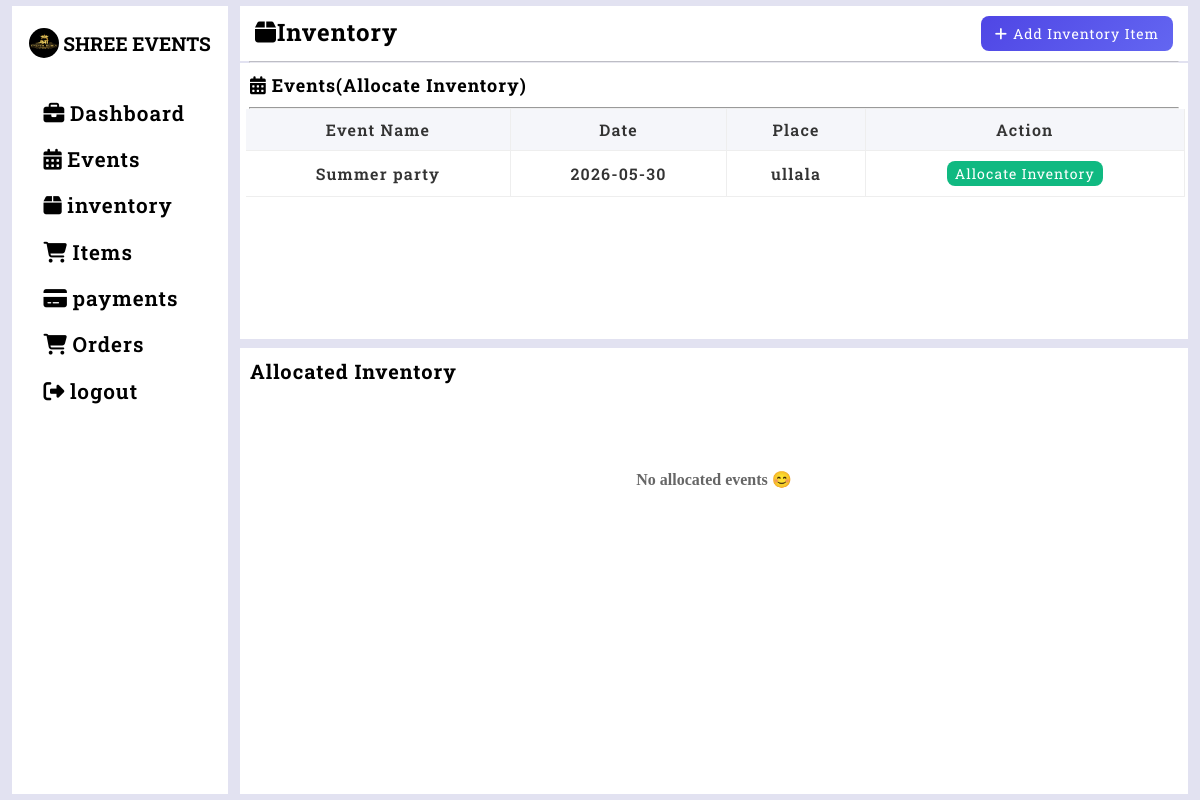
/inventory (signed in), run on an earlier commit of the app's database.
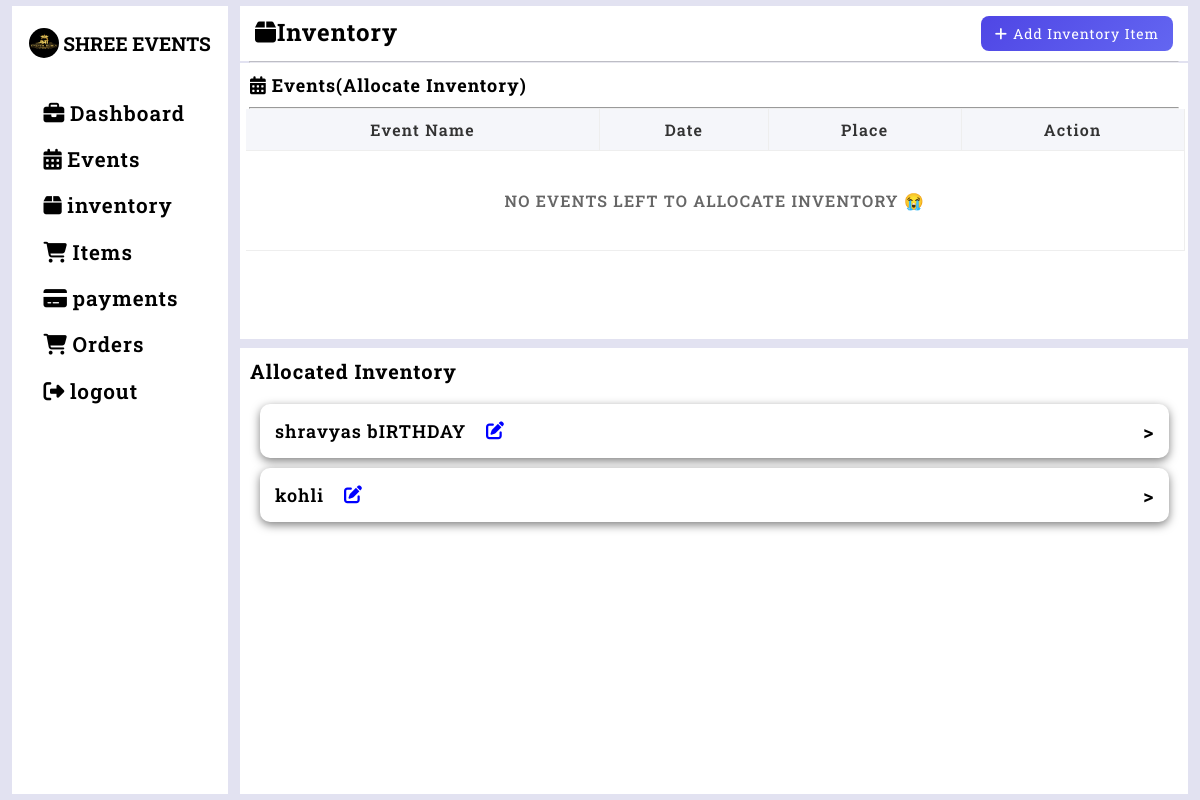
And on a later commit of the database.
### tables this page shows
CREATE TABLE events(event_id INTEGER PRIMARY KEY AUTOINCREMENT,
                event_name TEXT NOT NULL,
                event_date DATETIME NOT NULL,
                end_date DATETIME,
                event_time DATETIME NOT NULL,
                place TEXT NOT NULL,
                cust TEXT NOT NULL,
                status TEXT DEFAULT 'pending',
                event_status TEXT DEFAULT 'upcoming',
                phone_number INTEGER NOT NULL
                );

### inventory.py (the view)
@inventory_app.route('/inventory', methods=['GET', 'POST'])
def inventory_fn():
    if 'user' not in session:
        return redirect(url_for('home'))
    event_id = request.form.get('event_id') or request.args.get('event_id')
    event_date, end_date = get_event_date(event_id)
    inven_data = get_inventory(event_date, end_date)
    show_popup = False
    if request.method == 'POST':
        if 'allocate_inventory' in request.form:
            return handle_add_inventory()
        elif 'sava_alloc' in request.form:
            return handle_save_allocation(event_id)
        elif 'search_btn' in request.form:
            inven_data = handle_search(event_date, end_date)
            show_popup = True
        elif 'clear_btn' in request.form:
            inven_data = handle_clear_search(event_date, end_date)
            show_popup = True
        elif 'delete_btn' in request.form:
            return handle_delete_allocation()
    else:
        if not event_id:
            session.pop('alloc_cart', None)
    existing_alloc = {}
    if event_id:
        show_popup = True
        existing_alloc = build_existing_alloc(event_id)
    return render_template(
        "inventory.html",
        existing_alloc=existing_alloc,
        events=events_list_in(),
        inven_data=inven_data,
        show_popup=show_popup,
        event_id=event_id,
        allocated_events_list=allocated_events(),
        allocated_list=allocated_inventory_list(),
        total_data=total_mount_calculations()
    )

### database.py (called while the page is built)
def get_connection():
    con=sqlite3.connect("database.db",timeout=30,check_same_thread=False)
    return con

def events_list_in():
    con=get_connection()
    cursor=con.cursor()
    cursor.execute("SELECT event_id,event_name,event_date,event_time,place,cust,phone_number FROM events WHERE status='pending'")
    events_li=cursor.fetchall()
    con.commit()
    con.close()
    return events_li

def allocated_events():
    con=get_connection()
    cursor=con.cursor()
    cursor.execute("SELECT * FROM events WHERE status='allocated' AND event_date>DATE('now') ORDER BY event_id DESC")
    pen_data=cursor.fetchall()
    con.commit()
    con.close()
    return pen_data

def allocated_inventory_list():
    con=get_connection()
    cursor=con.cursor()
    cursor.execute("SELECT e.event_id,e.event_name,i.item_name,a.price_per_unit,a.quantity,a.total_price,a.item_id,e.event_date FROM allocation a JOIN events e ON e.event_id=a.event_id JOIN inventory i ON i.item_id=a.item_id WHERE e.event_date>DATE('now')")
    join_data=cursor.fetchall()
    con.commit()
    con.close()
    return join_data

### templates/inventory.html (shortened to what this page needs)
{% extends "base.html" %} {% block title %}INVENTORY{% endblock %}
{% block content %}
<div class="main-inventory-box">
  <div class="inventory-header">
    <h3><i class="fa-solid fa-box"></i>Inventory</h3>
    <button type="button" id="openPopup">
      <i class="fa-solid fa-plus"></i>Add Inventory Item
    </button>
  </div>
  <hr style="opacity: 0.5" />
  <div class="inventory-events-list">
    <div class="in-child-header">
      <h2>
        <i class="fa-solid fa-calendar-days"></i>Events(Allocate Inventory)
      </h2>
    </div>
    <hr />
    <form method="post">
      <div class="inventory-table-container">
        <table>
          <thead>
            <tr>
              <td>Event Name</td>
              <td>Date</td>
              <td>Place</td>
              <td>Action</td>
            </tr>
          </thead>
          <tbody>
            {% if events %}
            {% for e in events %}
            <tr>
              <td>{{e[1]}}</td>
              <td>{{e[2]}}</td>
              <td>{{e[4]}}</td>
              <td>
                <button name="allocate" type="button" id="allocate_btn" class="allocate_btn" data-id="{{e[0]}}">
                  Allocate Inventory
                </button>
              </td>
            </tr>
            {% endfor %}
            {% else %}
            <tr style="width: 100%; height:100px;">
              <td colspan="4" style="text-align:center; vertical-align:middle; font-size:16px; color:#666;">NO EVENTS LEFT TO ALLOCATE INVENTORY 😭</td>
            </tr>
            {% endif %}
          </tbody>
        </table>
      </div>
    </form>
  </div>
  <div class="allocated-inventory-container">
    <h3>Allocated Inventory</h3>
    <div class="events-cont">
       {% if allocated_events_list %}
      {% for events in allocated_events_list %}
      <div class="event">
        <form method="post">
          <div class="event-header">
            <p>{{events[1]}}</p>
            <button type="button" class="edit-btn" data-event="{{events[0]}}"><i
                class="fa-solid fa-pen-to-square"></i></button>
            <span class="side">></span>
          </div>
                {% set ns = namespace(found=false) %}
        </form>
      </div>
      {% endfor %}
{% else %}
<div class="no-allocated-events">
  No allocated events 😊
</div>
{% endif %}
    </div>
  </div>
  {% endblock %}

What changed in the data, as far as the page shows it:
removed events: event_name "Summer party", event_date "2026-05-30", place "ullala", shown under "Events(Allocate Inventory)"
added events: event_name "shravyas bIRTHDAY", shown under "Allocated Inventory"
added events: event_name "kohli", shown under "Allocated Inventory"
Also different on the page:
text no longer shown: "No allocated events 😊"
text now shown: "NO EVENTS LEFT TO ALLOCATE INVENTORY 😭"
